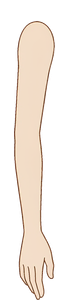
#> input picture repro/p1/out/parts/part_03.png, 66 x 305 px, given in place of head.png, which was not available
$ python compose.py
#> lines starting #> are read from the running program, lines starting #| are printed output that depends on the picture; after the words box and inside, x2 and y2 are one past the last pixel; in counts of white or black regions, pixels touching at a corner belong together; pictures that were not available may be replaced by others from this repository, and a replacement may not be noted
"""把四件生成部件套到切件模板的骨架比例上，输出可直接喂给 spine-cutout-rig.py 的部件目录。

思路（= 计划里的「方案 A：把部件标定到模板尺寸」）：
- 每件按「目标跨度 / 实际跨度」单独缩放，锚点对到模板枢轴；
- 部件的关节位置由我给的跨度反推，所以骨架仍用模板的 NECK/SH/HIP/WAIST，
  只改 KNEE_Y / THIGH_LEN 两个数（见 rig-constants.json）；
- 直接产出 part_00..05，跳过「绿幕母版 → 色键切件」那一步：
  这些部件本身就是分开生成的透明图，再走一遍色键只会引入 ±4px 的 pad 偏移。

模板目标跨度（body 图坐标系，y 向下）：
  头顶 -116 / 颈 10 / 肩 48 / 腰 150 / 胯 222 / 膝 402 / 脚底 621
"""
import json
import os

import numpy as np
from PIL import Image

HERE = os.path.dirname(os.path.abspath(__file__))
CLEAN = os.path.join(HERE, "art", "clean")
OUT = os.path.join(HERE, "out", "parts")

NECK_Y = 10
HEAD_TOP = -116          # 头顶目标位置
BELT_Y = 150
HEM_Y = 390
SHOULDER_Y = 48
HIP_Y = 222
KNEE_Y = 402
SOLE_Y = 621

CANVAS = {"head": (170, 144), "body": (176, 410), "arm": (66, 305), "leg": (160, 412)}
LEG_AXIS_X = 70      # 腿图里的腿轴线 x（= 补丁里的 P["leg-upper/lower"] x）


def fill_holes(im, min_area=30):
    """把部件内部封闭的透明洞（袖窿、腋下）用最近的不透明颜色补上。
    不封闭的开口（领口）不会被填，因为洪水会从边缘连出去。"""
    from scipy import ndimage
    a = np.array(im)
    solid = a[..., 3] > 8
    lab, n = ndimage.label(~solid)
    if not n:
        return im
    edge = set(lab[0, :]) | set(lab[-1, :]) | set(lab[:, 0]) | set(lab[:, -1])
    sizes = ndimage.sum(~solid, lab, range(1, n + 1))
    fill = np.zeros_like(solid)
    for i in range(1, n + 1):
        if i not in edge and sizes[i - 1] >= min_area:
            fill |= (lab == i)
    if not fill.any():
        return im
    _, (iy, ix) = ndimage.distance_transform_edt(~solid, return_indices=True)
    a[..., :3][fill] = a[..., :3][iy, ix][fill]
    a[..., 3][fill] = 255
    return Image.fromarray(a, "RGBA")


def load(name):
    return fill_holes(Image.open(os.path.join(CLEAN, f"{name}.png")).convert("RGBA"))


def trim(im):
    bb = im.getbbox()
    return im.crop(bb), bb


def belt_row(im):
    """裙子图里腰带那一行：棕色像素最多的一段的中位行。"""
    a = np.array(im)
    r, g, b = a[..., 0].astype(int), a[..., 1].astype(int), a[..., 2].astype(int)
    brown = (a[..., 3] > 200) & (r > 120) & (r < 210) & (g > 80) & (g < 160) & (b < 120)
    rows = brown.sum(1)
    if rows.max() < 20:
        return None
    lo, hi = int(im.height * 0.25), int(im.height * 0.75)
    band = np.argmax(rows[lo:hi]) + lo
    ys = [y for y in range(max(0, band - 6), min(im.height, band + 7)) if rows[y] > rows.max() * 0.5]
    return int(np.mean(ys)), int(np.median(np.where(brown[int(np.mean(ys))])[0]))


def place(part, k, anchor_src, anchor_dst, canvas):
    """按比例 k 缩放，使 anchor_src（部件图坐标）落在画布 anchor_dst 上。"""
    w = max(1, round(part.width * k))
    h = max(1, round(part.height * k))
    im = part.resize((w, h), Image.LANCZOS)
    ax, ay = anchor_src[0] * k, anchor_src[1] * k
    dst = Image.new("RGBA", canvas, (0, 0, 0, 0))
    dst.alpha_composite(im, (round(anchor_dst[0] - ax), round(anchor_dst[1] - ay)))
    return dst


def main():
    os.makedirs(OUT, exist_ok=True)
    info = {}

    # ---- 头：头顶对齐 HEAD_TOP，颈底对齐 NECK_Y ----
    head, _ = trim(load("head"))
#> in fill_holes, a is the input picture: shape (305, 66, 4); mean R, G, B, A 92.6, 82.8, 74.2, 94.7
#> in fill_holes, `solid = a[..., 3] > 8`:
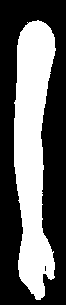
#> solid: shape (305, 66) bool; 39% white; 1 white region, box (x1, y1, x2, y2) and area: (14, 20, 56, 300) 7847
#> in fill_holes, `lab, n = ndimage.label(~solid)`:
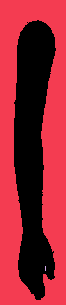
#> lab: shape (305, 66) int32; 3 distinct labels, from 0 to 2; one colour per label, 0 black
#> in fill_holes, `lab, n = ndimage.label(~solid)`: n = 2
#> in fill_holes, `edge = set(lab[0, :]) | set(lab[-1, :]) | set(lab[:, 0]) | set(lab[:, ..`: edge = 1 item
#> in fill_holes, `sizes = ndimage.sum(~solid, lab, range(1, n + 1))`: sizes = [12278, 5]
#> after the loop in fill_holes, `for i in range(1, n + 1):`: fill: shape (305, 66) bool; every value is 0
#> in trim, `bb = im.getbbox()`: bb = (14, 20, 56, 300)
    k = (NECK_Y - HEAD_TOP) / head.height
#> k = 0.45
    # 锚点必须用「部件图里的枢轴坐标」(83,128)，不是世界坐标 NECK_Y
    img = place(head, k, (head.width / 2, head.height), (83, 128), CANVAS["head"])
#> in place, `dst = Image.new("RGBA", canvas, (0, 0, 0, 0))`: dst: PIL image 170x144 RGBA; every value is 0
    img.save(os.path.join(OUT, "part_00.png"))
    info["head"] = {"scale": round(k, 4), "pivot": [83, 128]}

    # ---- 身：腰带对齐 BELT_Y，裙摆对齐 HEM_Y ----
    body, _ = trim(load("dress"))
#> call 2 of load, with name = 'dress'
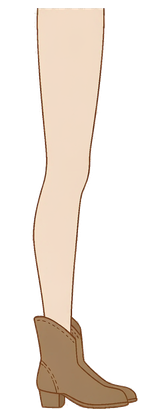
#> input picture repro/p1/out/parts/part_05.png, 160 x 412 px, given in place of dress.png, which was not available
#> call 2 of fill_holes, with min_area = 30
#> in fill_holes, a is the input picture: shape (412, 160, 4); mean R, G, B, A 72.1, 63.2, 55.2, 80.7
#> in fill_holes (call 2), `solid = a[..., 3] > 8`:
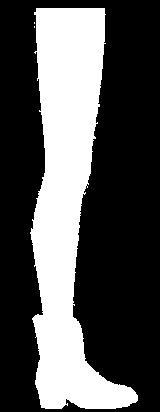
#> solid: shape (412, 160) bool; 32.6% white; 3 white regions (2 under 20 px), largest, box (x1, y1, x2, y2) and area: (30, 8, 138, 409) 21495
#> in fill_holes (call 2), `lab, n = ndimage.label(~solid)`: n = 1
#> in fill_holes (call 2), `sizes = ndimage.sum(~solid, lab, range(1, n + 1))`: sizes = [44421]
#> after the loop in fill_holes (call 2), `for i in range(1, n + 1):`: fill: shape (412, 160) bool; every value is 0
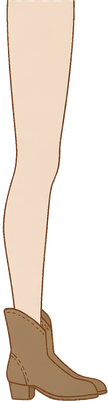
#> body: PIL image 108x401 RGBA; mean R, G, B, A 109.7, 96.2, 84.1, 122.9; transparent parts drawn white
    br = belt_row(body)
#> in belt_row, `r, g, b = a[..., 0].astype(int), a[..., 1].astype(int), a[..., 2].asty..`:
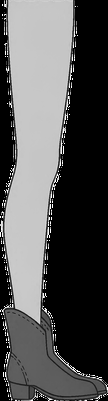
#> b: shape (401, 108) int64; min 0, max 255, mean 84.1
#> in belt_row, `brown = (a[..., 3] > 200) & (r > 120) & (r < 210) & (g > 80) & (g < 16..`:
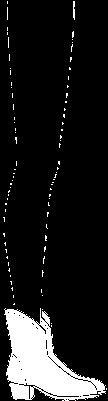
#> brown: shape (401, 108) bool; 11.7% white; 83 white regions (81 under 20 px), largest, box (x1, y1, x2, y2) and area: (4, 308, 106, 401) 4699, (73, 1, 75, 20) 34
#> in belt_row, `rows = brown.sum(1)`: rows = 401 values, max 89 at index 386, min 0 at index 0, mean 12.68
#> in belt_row, `band = np.argmax(rows[lo:hi]) + lo`: band = 137
#> in belt_row, `ys = [y for y in range(max(0, band - 6), min(im.height, band + 7)) if ..`: ys = []
    belt_y, belt_x = br if br else (int(body.height * 0.35), body.width // 2)
    k = (HEM_Y - BELT_Y) / max(1, body.height - belt_y)
    img = place(body, k, (belt_x, belt_y), (78, BELT_Y), CANVAS["body"])
    img.save(os.path.join(OUT, "part_01.png"))
    info["body"] = {"scale": round(k, 4), "pivot": [78, 150], "belt_row": belt_y}

    # ---- 臂：肩顶对齐 20，手尖对齐 300 ----
    arm, _ = trim(load("arm"))
    k = 280.0 / arm.height
    img = place(arm, k, (arm.width / 2, 0), (35, 20), CANVAS["arm"])
    img.save(os.path.join(OUT, "part_02.png"))
    info["arm"] = {"scale": round(k, 4), "pivot_top": [35, 20]}

    # ---- 腿：按腿轴线对齐（不是 bbox 中心，靴子向前伸很长），脚底对齐 409 ----
    leg, _ = trim(load("leg"))
    k = 401.0 / leg.height
    a = np.array(leg)
    skin = (a[..., 3] > 200) & (a[..., 0] > 225) & (a[..., 1] > 195) & (a[..., 2] > 165) & (a[..., 2] < 215)
    rows = skin[: int(leg.height * 0.30)]
    axis = float(np.median(np.where(rows)[1])) if rows.any() else leg.width / 2
    img = place(leg, k, (axis, leg.height), (LEG_AXIS_X, 409), CANVAS["leg"])
    img.save(os.path.join(OUT, "part_04.png"))
    info["leg"] = {"scale": round(k, 4), "axis_part_x": round(axis, 1), "pivot_top": [LEG_AXIS_X, 8]}

    # 远侧：模板只读 00/01/02/04，03/05 占位
    for src, dst in (("part_02.png", "part_03.png"), ("part_04.png", "part_05.png")):
        Image.open(os.path.join(OUT, src)).save(os.path.join(OUT, dst))

    # 拼一张 exploded 预览，方便肉眼核对比例
    sheet = Image.new("RGBA", (700, 440), (44, 48, 60, 255))
    x = 20
    for i, name in enumerate(["part_00", "part_01", "part_02", "part_04"]):
        im = Image.open(os.path.join(OUT, f"{name}.png"))
        sheet.alpha_composite(im, (x, 20))
        x += im.width + 16
    sheet.save(os.path.join(HERE, "out", "exploded.png"))

    # 骨架需要改的两个数：膝盖在腿图里的位置（胯 8 + 大腿长），大腿长取胯到脚底的 44.4%
    # （参考图实测 328/738，和模板的 180/399 一致）
    thigh = round((CANVAS["leg"][1] - 8 - 3) * 0.444)
    knee_y = 8 + thigh
    json.dump({"KNEE_Y": knee_y, "THIGH_LEN": thigh,
               "P_leg_upper": [LEG_AXIS_X, 8], "P_leg_lower": [LEG_AXIS_X, 12],
               "GROUND_expected": HIP_Y + thigh + (CANVAS["leg"][1] - knee_y) - 4,
               "parts": info}, open(os.path.join(HERE, "rig-constants.json"), "w"), indent=1)
    print(json.dumps(info, indent=1))
    print("KNEE_Y", knee_y, "THIGH_LEN", thigh, "GROUND", HIP_Y + thigh + (CANVAS["leg"][1] - knee_y) - 4)


if __name__ == "__main__":
#> (the run stopped early here; a loop or call above may not have finished)
